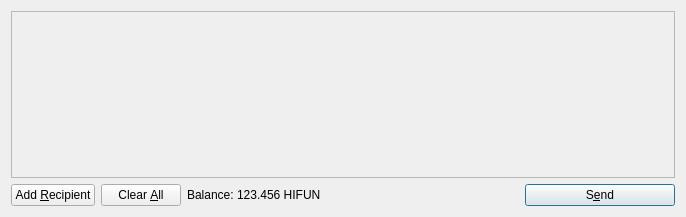
<?xml version="1.0" encoding="UTF-8"?>
<ui version="4.0">
 <class>SendCoinsDialog</class>
 <widget class="QDialog" name="SendCoinsDialog">
  <property name="geometry">
   <rect>
    <x>0</x>
    <y>0</y>
    <width>686</width>
    <height>217</height>
   </rect>
  </property>
  <property name="windowTitle">
   <string>Send Coins</string>
  </property>
  <layout class="QVBoxLayout" name="verticalLayout">
   <item>
    <widget class="QScrollArea" name="scrollArea">
     <property name="widgetResizable">
      <bool>true</bool>
     </property>
     <widget class="QWidget" name="scrollAreaWidgetContents">
      <property name="geometry">
       <rect>
        <x>0</x>
        <y>0</y>
        <width>666</width>
        <height>165</height>
       </rect>
      </property>
      <layout class="QVBoxLayout" name="verticalLayout_2">
       <property name="leftMargin">
        <number>0</number>
       </property>
       <property name="topMargin">
        <number>0</number>
       </property>
       <property name="rightMargin">
        <number>0</number>
       </property>
       <property name="bottomMargin">
        <number>0</number>
       </property>
       <item>
        <layout class="QVBoxLayout" name="entries">
         <property name="spacing">
          <number>6</number>
         </property>
        </layout>
       </item>
       <item>
        <spacer name="verticalSpacer">
         <property name="orientation">
          <enum>Qt::Vertical</enum>
         </property>
         <property name="sizeHint" stdset="0">
          <size>
           <width>20</width>
           <height>40</height>
          </size>
         </property>
        </spacer>
       </item>
      </layout>
     </widget>
    </widget>
   </item>
   <item>
    <layout class="QHBoxLayout" name="horizontalLayout">
     <item>
      <widget class="QPushButton" name="addButton">
       <property name="toolTip">
        <string>Send to multiple recipients at once</string>
       </property>
       <property name="text">
        <string>Add &amp;Recipient</string>
       </property>
       <property name="icon">
        <iconset resource="../bitcoin.qrc">
         <normaloff>:/icons/add</normaloff>:/icons/add</iconset>
       </property>
       <property name="autoDefault">
        <bool>false</bool>
       </property>
      </widget>
     </item>
     <item>
      <widget class="QPushButton" name="clearButton">
       <property name="sizePolicy">
        <sizepolicy hsizetype="Minimum" vsizetype="Fixed">
         <horstretch>0</horstretch>
         <verstretch>0</verstretch>
        </sizepolicy>
       </property>
       <property name="toolTip">
        <string>Remove all transaction fields</string>
       </property>
       <property name="text">
        <string>Clear &amp;All</string>
       </property>
       <property name="icon">
        <iconset resource="../bitcoin.qrc">
         <normaloff>:/icons/remove</normaloff>:/icons/remove</iconset>
       </property>
       <property name="autoRepeatDelay">
        <number>300</number>
       </property>
       <property name="autoDefault">
        <bool>false</bool>
       </property>
      </widget>
     </item>
     <item>
      <layout class="QHBoxLayout" name="horizontalLayout_2">
       <property name="spacing">
        <number>3</number>
       </property>
       <item>
        <widget class="QLabel" name="label">
         <property name="text">
          <string>Balance:</string>
         </property>
        </widget>
       </item>
       <item>
        <widget class="QLabel" name="labelBalance">
         <property name="cursor">
          <cursorShape>IBeamCursor</cursorShape>
         </property>
         <property name="text">
          <string>123.456 HIFUN</string>
         </property>
         <property name="textInteractionFlags">
          <set>Qt::LinksAccessibleByMouse|Qt::TextSelectableByKeyboard|Qt::TextSelectableByMouse</set>
         </property>
        </widget>
       </item>
      </layout>
     </item>
     <item>
      <spacer name="horizontalSpacer">
       <property name="orientation">
        <enum>Qt::Horizontal</enum>
       </property>
       <property name="sizeHint" stdset="0">
        <size>
         <width>40</width>
         <height>20</height>
        </size>
       </property>
      </spacer>
     </item>
     <item>
      <widget class="QPushButton" name="sendButton">
       <property name="minimumSize">
        <size>
         <width>150</width>
         <height>0</height>
        </size>
       </property>
       <property name="toolTip">
        <string>Confirm the send action</string>
       </property>
       <property name="text">
        <string>S&amp;end</string>
       </property>
       <property name="icon">
        <iconset resource="../bitcoin.qrc">
         <normaloff>:/icons/send</normaloff>:/icons/send</iconset>
       </property>
       <property name="default">
        <bool>true</bool>
       </property>
      </widget>
     </item>
    </layout>
   </item>
  </layout>
 </widget>
 <resources>
  <include location="../bitcoin.qrc"/>
 </resources>
 <connections/>
</ui>
